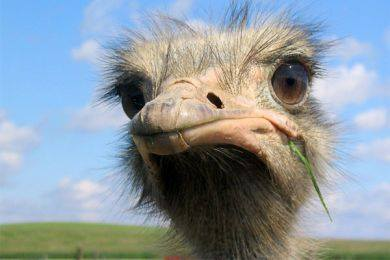
#> input picture LAB3/strus.jpg, 390 x 260 px
$ python server.py
#> lines starting #> are read from the running program, lines starting #| are printed output that depends on the picture
### LAB3/zad1.py
import os
import numpy as np
from PIL import Image
from multiprocessing import Pool

# [54 lines left out: functions replicate_edges, edge_filter, not called in this run]

def determine_split_type(n_clients): # możaby też na takie pionowe paski po prostu podzielić
    if n_clients < 1:
        return 1, 1

    rows = int(np.sqrt(n_clients))
    cols = n_clients // rows

    if rows * cols != n_clients:
        return 1, n_clients

    return rows, cols

def split_image(image, n_clients):
    rows, cols = determine_split_type(n_clients)
    width, height = image.size
    fragment_width = width // cols
    fragment_height = height // rows
    fragments = []
    coords = []
    output_dir = 'image_fragments'
    os.makedirs(output_dir, exist_ok=True)

    for i in range(rows):
        for j in range(cols):
            left = j * fragment_width
            top = i * fragment_height
            right = (j + 1) * fragment_width
            down = (i + 1) * fragment_height
            fragment = image.crop((left, top, right, down))
            fragments.append(fragment)
            coords.append((left, top, right, down))
            fragment.save(f'{output_dir}/fragment_{i}_{j}.jpg')

    return fragments, coords

# [18 lines left out: functions merge_image, process_image, not called in this run]


# [7 lines that do not run on import are left out]


### LAB3/server.py
import pickle
import socket
from PIL import Image
from zad1 import split_image, merge_image

def send_all(sock, data):
    data = pickle.dumps(data)
    sock.sendall(len(data).to_bytes(4, byteorder='big'))
    sock.sendall(data)

def receive_all(sock):
    length = int.from_bytes(sock.recv(4), byteorder='big')
    data = b''
    while len(data) < length:
        packet = sock.recv(4096)
        if not packet:
            break
        data += packet
    return pickle.loads(data)

def server_main(image_path, n_clients):
#> called with image_path = 'strus.jpg', n_clients = 9
    image = Image.open(image_path).convert("L")
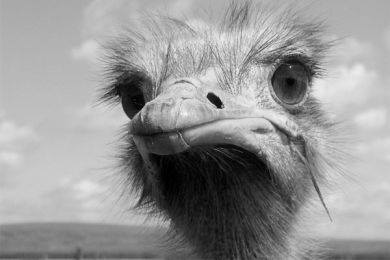
#> image: PIL image 390x260 L; min 0, max 247, mean 150.9
    fragments, coords  = split_image(image, n_clients)
#> the loop in split_image, `for i in range(rows):` made 3 passes
#> pass 1, in split_image, `fragment.save(f'{output_dir}/fragment_{i}_{j}.jpg')`:
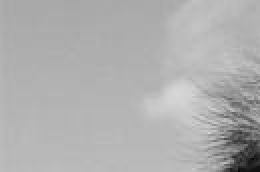
#> saved as fragment_0_0.jpg: PIL image 130x86 L (shown 2 times larger); min 8, max 216, mean 174.9
#> pass 1, in split_image, `fragment.save(f'{output_dir}/fragment_{i}_{j}.jpg')`:
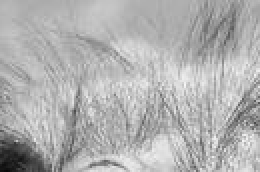
#> saved as fragment_0_1.jpg: PIL image 130x86 L (shown 2 times larger); min 7, max 247, mean 176.5
#> pass 1, in split_image, `fragment.save(f'{output_dir}/fragment_{i}_{j}.jpg')`:
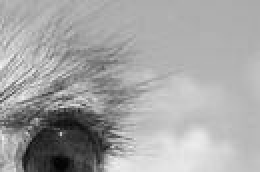
#> saved as fragment_0_2.jpg: PIL image 130x86 L (shown 2 times larger); min 1, max 244, mean 164.6
#> pass 2, in split_image, `fragment.save(f'{output_dir}/fragment_{i}_{j}.jpg')`:
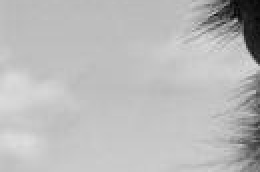
#> saved as fragment_1_0.jpg: PIL image 130x86 L (shown 2 times larger); min 4, max 222, mean 186
#> after the loop in split_image, `for i in range(rows):`:
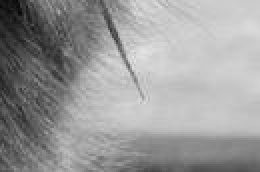
#> fragment: PIL image 130x86 L (shown 2 times larger); min 7, max 229, mean 153.4
#> after the loop in split_image, `for i in range(rows):`: coords = [(0, 0, 130, 86), (130, 0, 260, 86), (260, 0, 390, 86), (0, 86, 130, 172), (130, 86, 260, 172), (260, 86, 390, 172), (0, 172, 130, 258), (130, 172, 260, 258), (260, 172, 390, 258)]; fragments = 9 items
#> fragments = 9 items

#> (the run stopped early here; a loop or call above may not have finished)
